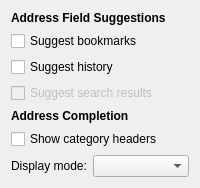
     <widget class="QWidget" name="browsingPage">
      <layout class="QVBoxLayout" name="browsingLayout">
       <item>
        <widget class="QLabel" name="browsingSuggestionsHeader">
         <property name="font">
          <font>
           <weight>75</weight>
           <bold>true</bold>
          </font>
         </property>
         <property name="text">
          <string>Address Field Suggestions</string>
         </property>
        </widget>
       </item>
       <item>
        <layout class="QVBoxLayout" name="browsingSuggestionsLayout">
         <item>
          <widget class="QCheckBox" name="browsingSuggestBookmarksCheckBox">
           <property name="text">
            <string>Suggest bookmarks</string>
           </property>
          </widget>
         </item>
         <item>
          <widget class="QCheckBox" name="browsingSuggestHistoryCheckBox">
           <property name="text">
            <string>Suggest history</string>
           </property>
          </widget>
         </item>
         <item>
          <widget class="QCheckBox" name="browsingSuggestSearchCheckBox">
           <property name="enabled">
            <bool>false</bool>
           </property>
           <property name="text">
            <string>Suggest search results</string>
           </property>
          </widget>
         </item>
        </layout>
       </item>
       <item>
        <widget class="QLabel" name="browsingCompletionHeader">
         <property name="font">
          <font>
           <weight>75</weight>
           <bold>true</bold>
          </font>
         </property>
         <property name="text">
          <string>Address Completion</string>
         </property>
        </widget>
       </item>
       <item>
        <layout class="QVBoxLayout" name="browsingCompletionLayout">
         <item>
          <widget class="QCheckBox" name="browsingCategoriesCheckBox">
           <property name="text">
            <string>Show category headers</string>
           </property>
          </widget>
         </item>
         <item>
          <layout class="QFormLayout" name="browsingDisplayModeLayout">
           <item row="0" column="0">
            <widget class="QLabel" name="browsingDisplayModeLabel">
             <property name="text">
              <string>Display mode:</string>
             </property>
            </widget>
           </item>
           <item row="0" column="1">
            <widget class="QComboBox" name="browsingDisplayModeComboBox">
            </widget>
           </item>
          </layout>
         </item>
        </layout>
       </item>
       <item>
        <spacer name="browsingBrowsingSpacer">
         <property name="orientation">
          <enum>Qt::Vertical</enum>
         </property>
         <property name="sizeHint" stdset="0">
          <size>
           <width>0</width>
           <height>0</height>
          </size>
         </property>
        </spacer>
       </item>
      </layout>
     </widget>
